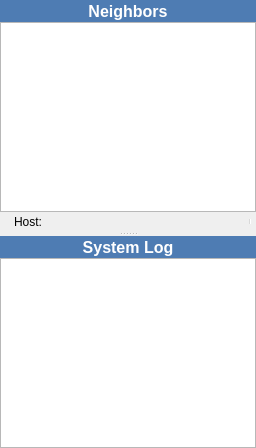
      <widget class="QWidget" name="pageNetwork">
       <layout class="QGridLayout" name="gridLayout_35">
        <property name="margin">
         <number>0</number>
        </property>
        <property name="spacing">
         <number>0</number>
        </property>
        <item row="0" column="0">
         <widget class="QSplitter" name="splitterNetwork">
          <property name="orientation">
           <enum>Qt::Vertical</enum>
          </property>
          <widget class="QFrame" name="frameNeighbors">
           <property name="frameShape">
            <enum>QFrame::NoFrame</enum>
           </property>
           <property name="frameShadow">
            <enum>QFrame::Raised</enum>
           </property>
           <layout class="QGridLayout" name="gridLayout_37">
            <property name="margin">
             <number>0</number>
            </property>
            <property name="spacing">
             <number>0</number>
            </property>
            <item row="0" column="0">
             <widget class="QToolButton" name="toolButtonNeighborsHeader">
              <property name="sizePolicy">
               <sizepolicy hsizetype="Expanding" vsizetype="Fixed">
                <horstretch>0</horstretch>
                <verstretch>0</verstretch>
               </sizepolicy>
              </property>
              <property name="styleSheet">
               <string notr="true">QToolButton {
	background-color: rgb(78, 124, 179);
	color: rgb(255, 255, 255);
	border: none;
	font-size: 16px;
	font-weight: bold;
}
</string>
              </property>
              <property name="text">
               <string>Neighbors</string>
              </property>
              <property name="icon">
               <iconset resource="Resource.qrc">
                <normaloff>:/Resource/Network/Connect.png</normaloff>:/Resource/Network/Connect.png</iconset>
              </property>
              <property name="iconSize">
               <size>
                <width>20</width>
                <height>20</height>
               </size>
              </property>
              <property name="toolButtonStyle">
               <enum>Qt::ToolButtonTextBesideIcon</enum>
              </property>
             </widget>
            </item>
            <item row="2" column="0">
             <widget class="QFrame" name="toolFrameNeighbors">
              <property name="styleSheet">
               <string notr="true">QToolButton {
    border: 1px solid transparent;
    background-color: transparent;
}

 QToolButton:pressed {
     background-color: qlineargradient(x1: 0, y1: 0, x2: 0, y2: 1,
                                       stop: 0 #dadbde, stop: 1 #f6f7fa);
 }

QToolButton:checked {
     border: 1px solid rgb(78, 96, 255);
     background-color: qlineargradient(x1: 0, y1: 0, x2: 0, y2: 1,
                                       stop: 0 #dadbde, stop: 1 #f6f7fa);
}

 QToolButton:hover {
     border: 1px solid rgb(78, 96, 255);
     background-color: qlineargradient(x1: 0, y1: 0, x2: 0, y2: 1,
                                       stop: 0 #dadbde, stop: 1 #f6f7fa);
 }
 QToolButton[popupMode=&quot;1&quot;] { /* only for MenuButtonPopup */
     padding-right: 20px; /* make way for the popup button */
 }

/* the subcontrols below are used only in the MenuButtonPopup mode */
 QToolButton::menu-button {
     border: 1px solid transparent;
     /* 16px width + 4px for border = 20px allocated above */
     width: 16px;
 }

QToolButton::menu-button:hover {
    border: 1px solid rgb(78, 96, 255);
	border-left-color: 1px solid transparent;
     /* 16px width + 4px for border = 20px allocated above */
     width: 16px;
 }

 QToolButton::menu-arrow:open {
     top: 1px; left: 1px; /* shift it a bit */
 }</string>
              </property>
              <property name="frameShape">
               <enum>QFrame::NoFrame</enum>
              </property>
              <property name="frameShadow">
               <enum>QFrame::Raised</enum>
              </property>
              <layout class="QGridLayout" name="gridLayout_38">
               <property name="margin">
                <number>0</number>
               </property>
               <item row="0" column="0">
                <widget class="QToolBar" name="toolBarNetworkNeighbors">
                 <property name="styleSheet">
                  <string notr="true">QToolBar {
	border-color: 2px solid transparent;
}</string>
                 </property>
                 <property name="iconSize">
                  <size>
                   <width>16</width>
                   <height>16</height>
                  </size>
                 </property>
                 <property name="toolButtonStyle">
                  <enum>Qt::ToolButtonTextBesideIcon</enum>
                 </property>
                 <addaction name="actionNeighborDisconnect"/>
                 <addaction name="actionNeighborConnectTo"/>
                </widget>
               </item>
               <item row="0" column="4">
                <widget class="QToolBar" name="toolBarNetworkConnections">
                 <property name="styleSheet">
                  <string notr="true">QToolBar {
	border-color: 2px solid transparent;
}</string>
                 </property>
                 <property name="iconSize">
                  <size>
                   <width>16</width>
                   <height>16</height>
                  </size>
                 </property>
                 <property name="toolButtonStyle">
                  <enum>Qt::ToolButtonTextBesideIcon</enum>
                 </property>
                 <addaction name="actionGnutella2"/>
                 <addaction name="actionGnutella1"/>
                 <addaction name="actionEDonkey"/>
                 <addaction name="actionAres"/>
                 <addaction name="actionNetworkSettings"/>
                 <addaction name="separator"/>
                </widget>
               </item>
               <item row="0" column="3">
                <spacer name="horizontalSpacerNeighborsToolbar">
                 <property name="orientation">
                  <enum>Qt::Horizontal</enum>
                 </property>
                 <property name="sizeHint" stdset="0">
                  <size>
                   <width>0</width>
                   <height>20</height>
                  </size>
                 </property>
                </spacer>
               </item>
               <item row="0" column="1">
                <widget class="QLabel" name="labelNetworkHost">
                 <property name="text">
                  <string>Host:</string>
                 </property>
                </widget>
               </item>
               <item row="0" column="2">
                <widget class="QToolBar" name="toolBarNetworkHost">
                 <property name="styleSheet">
                  <string notr="true">QToolBar {
	border-color: 2px solid transparent;
}</string>
                 </property>
                 <property name="iconSize">
                  <size>
                   <width>16</width>
                   <height>16</height>
                  </size>
                 </property>
                 <property name="toolButtonStyle">
                  <enum>Qt::ToolButtonTextBesideIcon</enum>
                 </property>
                 <addaction name="actionNetworkBrowse"/>
                 <addaction name="actionNetworkChatWith"/>
                 <addaction name="actionNetworkBan"/>
                </widget>
               </item>
              </layout>
             </widget>
            </item>
            <item row="1" column="0">
             <widget class="QTableView" name="tableView">
              <property name="editTriggers">
               <set>QAbstractItemView::NoEditTriggers</set>
              </property>
              <property name="alternatingRowColors">
               <bool>true</bool>
              </property>
              <property name="selectionMode">
               <enum>QAbstractItemView::MultiSelection</enum>
              </property>
              <property name="selectionBehavior">
               <enum>QAbstractItemView::SelectRows</enum>
              </property>
              <property name="showGrid">
               <bool>false</bool>
              </property>
              <property name="gridStyle">
               <enum>Qt::NoPen</enum>
              </property>
              <attribute name="verticalHeaderVisible">
               <bool>false</bool>
              </attribute>
              <attribute name="verticalHeaderDefaultSectionSize">
               <number>15</number>
              </attribute>
              <attribute name="verticalHeaderMinimumSectionSize">
               <number>15</number>
              </attribute>
              <attribute name="verticalHeaderVisible">
               <bool>false</bool>
              </attribute>
              <attribute name="verticalHeaderDefaultSectionSize">
               <number>15</number>
              </attribute>
              <attribute name="verticalHeaderMinimumSectionSize">
               <number>15</number>
              </attribute>
             </widget>
            </item>
           </layout>
          </widget>
          <widget class="QFrame" name="frameSystemLog">
           <property name="frameShape">
            <enum>QFrame::NoFrame</enum>
           </property>
           <property name="frameShadow">
            <enum>QFrame::Raised</enum>
           </property>
           <layout class="QGridLayout" name="gridLayout_36">
            <property name="margin">
             <number>0</number>
            </property>
            <property name="spacing">
             <number>0</number>
            </property>
            <item row="0" column="0">
             <widget class="QToolButton" name="toolButtonSystemLogHeader">
              <property name="sizePolicy">
               <sizepolicy hsizetype="Expanding" vsizetype="Fixed">
                <horstretch>0</horstretch>
                <verstretch>0</verstretch>
               </sizepolicy>
              </property>
              <property name="styleSheet">
               <string notr="true">QToolButton {
	background-color: rgb(78, 124, 179);
	color: rgb(255, 255, 255);
	border: none;
	font-size: 16px;
	font-weight: bold;
}
</string>
              </property>
              <property name="text">
               <string>System Log</string>
              </property>
              <property name="icon">
               <iconset resource="Resource.qrc">
                <normaloff>:/Resource/Network/PacketDump.png</normaloff>:/Resource/Network/PacketDump.png</iconset>
              </property>
              <property name="iconSize">
               <size>
                <width>20</width>
                <height>20</height>
               </size>
              </property>
              <property name="toolButtonStyle">
               <enum>Qt::ToolButtonTextBesideIcon</enum>
              </property>
             </widget>
            </item>
            <item row="1" column="0">
             <widget class="QTextEdit" name="textEditSystemLog">
              <property name="readOnly">
               <bool>true</bool>
              </property>
              <property name="textInteractionFlags">
               <set>Qt::TextSelectableByMouse</set>
              </property>
             </widget>
            </item>
           </layout>
          </widget>
         </widget>
        </item>
       </layout>
      </widget>
